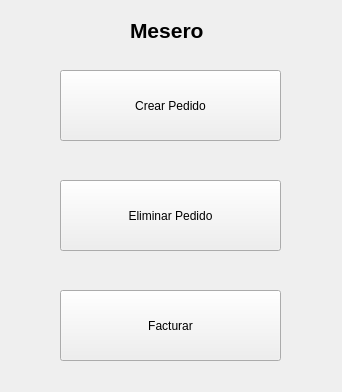
<?xml version="1.0" encoding="UTF-8"?>
<ui version="4.0">
 <class>iniciomesero</class>
 <widget class="QWidget" name="iniciomesero">
  <property name="geometry">
   <rect>
    <x>0</x>
    <y>0</y>
    <width>342</width>
    <height>392</height>
   </rect>
  </property>
  <property name="windowTitle">
   <string>Form</string>
  </property>
  <widget class="QLabel" name="label">
   <property name="geometry">
    <rect>
     <x>130</x>
     <y>10</y>
     <width>81</width>
     <height>41</height>
    </rect>
   </property>
   <property name="font">
    <font>
     <pointsize>16</pointsize>
     <weight>75</weight>
     <bold>true</bold>
    </font>
   </property>
   <property name="text">
    <string>Mesero</string>
   </property>
  </widget>
  <widget class="QPushButton" name="botonCrear">
   <property name="geometry">
    <rect>
     <x>60</x>
     <y>70</y>
     <width>221</width>
     <height>71</height>
    </rect>
   </property>
   <property name="text">
    <string>Crear Pedido</string>
   </property>
  </widget>
  <widget class="QPushButton" name="botonEliminar">
   <property name="geometry">
    <rect>
     <x>60</x>
     <y>180</y>
     <width>221</width>
     <height>71</height>
    </rect>
   </property>
   <property name="text">
    <string>Eliminar Pedido</string>
   </property>
  </widget>
  <widget class="QPushButton" name="botonFacturar">
   <property name="geometry">
    <rect>
     <x>60</x>
     <y>290</y>
     <width>221</width>
     <height>71</height>
    </rect>
   </property>
   <property name="text">
    <string>Facturar</string>
   </property>
  </widget>
 </widget>
 <resources/>
 <connections/>
</ui>
